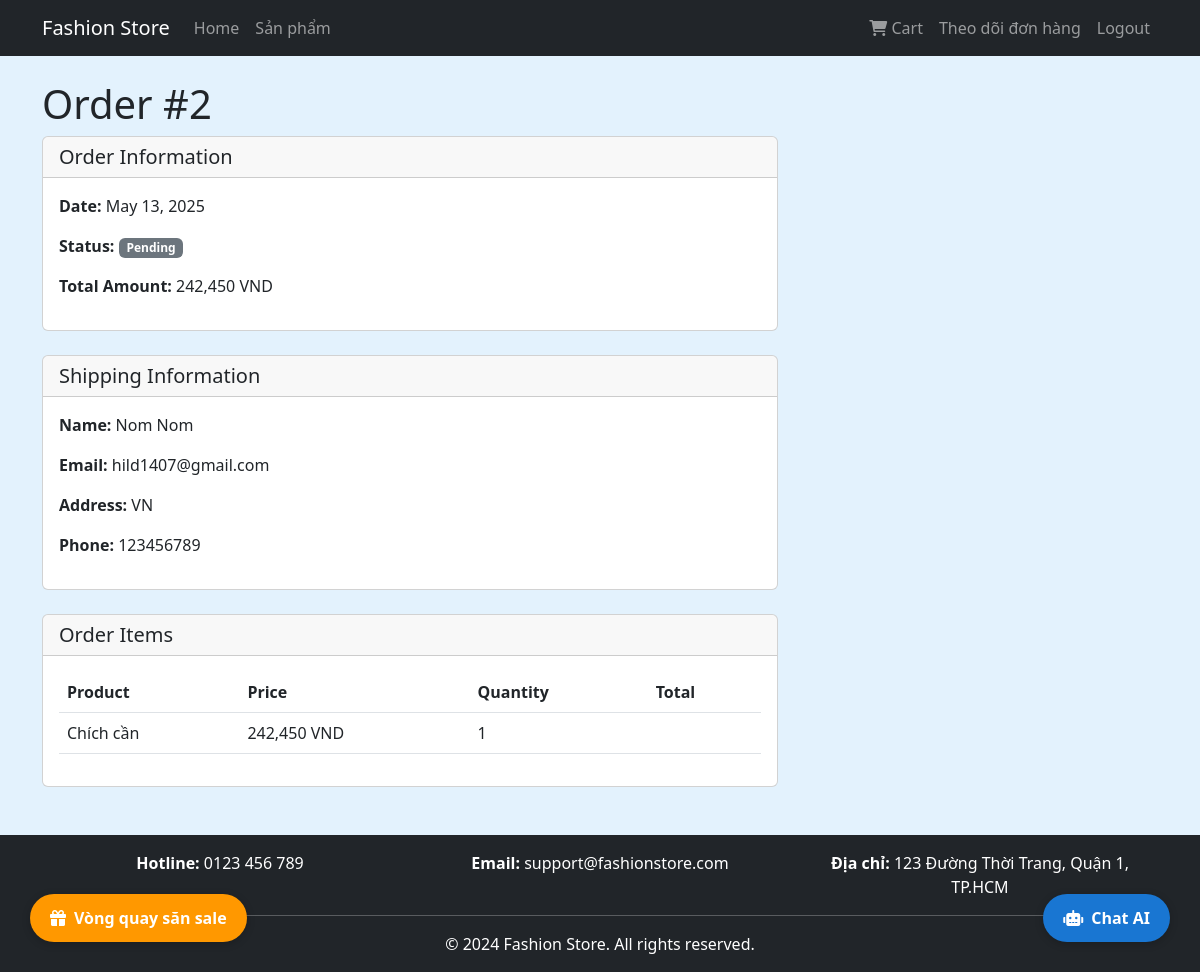
The page /order/2/ (signed in) on the database its author committed.
### store/models.py (models this page shows, shortened)
class Category(models.Model):
    name = models.CharField(max_length=100)
    slug = models.SlugField(unique=True)
    class Meta:
        verbose_name_plural = 'Categories'

class Order(models.Model):
    STATUS_CHOICES = (
        ('pending', 'Pending'),
        ('processing', 'Processing'),
        ('shipped', 'Shipped'),
        ('delivered', 'Delivered'),
    )
    user = models.ForeignKey(User, on_delete=models.CASCADE)
    full_name = models.CharField(max_length=100)
    email = models.EmailField()
    address = models.CharField(max_length=250)
    phone = models.CharField(max_length=20)
    created = models.DateTimeField(auto_now_add=True)
    updated = models.DateTimeField(auto_now=True)
    status = models.CharField(max_length=20, choices=STATUS_CHOICES, default='pending')
    total_amount = models.DecimalField(max_digits=10, decimal_places=2)
    class Meta:
        ordering = ('-created',)

class OrderItem(models.Model):
    order = models.ForeignKey(Order, on_delete=models.CASCADE, related_name='items')
    product = models.ForeignKey(Product, on_delete=models.CASCADE)
    price = models.DecimalField(max_digits=10, decimal_places=2)
    quantity = models.PositiveIntegerField(default=1)

class Product(models.Model):
    category = models.ForeignKey(Category, on_delete=models.CASCADE, related_name='products')
    name = models.CharField(max_length=200)
    slug = models.SlugField(unique=True)
    description = models.TextField()
    price = models.DecimalField(max_digits=10, decimal_places=2)
    discount_price = models.DecimalField(max_digits=10, decimal_places=2, null=True, blank=True)
    image = models.ImageField(upload_to='products/')
    stock = models.IntegerField()
    available = models.BooleanField(default=True)
    created = models.DateTimeField(auto_now_add=True)
    updated = models.DateTimeField(auto_now=True)
    class Meta:
        ordering = ('-created',)

### store/views.py (the view)
# urls.py: path('order/<int:order_id>/', views.order_detail, name='order_detail'),
@login_required
def order_detail(request, order_id):
    order = get_object_or_404(Order, id=order_id, user=request.user)
    context = {'order': order}
    context.update(get_discount_context(request))
    return render(request, 'store/order/detail.html', context)

### store/context_processors.py (called while the page is built)
def categories(request):
    return {'categories': Category.objects.all()}

def discount_info(request):
    discount_code = request.session.get('discount_code')
    valid_codes = {
        'SALE10': 10,
        'SALE20': 20,
        'SALE30': 30,
        'SALE50': 50,
    }
    discount_percent = valid_codes.get(discount_code, 0) if discount_code else 0
    return {'discount_code': discount_code, 'discount_percent': discount_percent}

### store/templatetags/store_extras.py (called while the page is built)
@register.filter
def currency(value):
    try:
        return f"{int(value):,} VND".replace(",", ",")
    except (ValueError, TypeError):
        return value

### store/views.py (called while the page is built)
def get_discount_context(request):
    discount_code = request.session.get('discount_code')
    valid_codes = {
        'SALE10': 10,
        'SALE20': 20,
        'SALE30': 30,
        'SALE50': 50,
    }
    discount_percent = valid_codes.get(discount_code, 0) if discount_code else 0
    return {'discount_code': discount_code, 'discount_percent': discount_percent}

### store/templates/store/order/detail.html (shortened to what this page needs)
{% extends "store/base.html" %}
{% load store_extras %}
{% block content %}
    <div class="row">
        <div class="col-md-8">
            <h1>Order #{{ order.id }}</h1>
            <div class="card mb-4">
                <div class="card-header">
                    <h5 class="mb-0">Order Information</h5>
                </div>
                <div class="card-body">
                    <p><strong>Date:</strong> {{ order.created|date:"F j, Y" }}</p>
                    <p><strong>Status:</strong>
                        <span class="badge {% if order.status == 'delivered' %}bg-success{% elif order.status == 'shipped' %}bg-info{% elif order.status == 'processing' %}bg-warning{% else %}bg-secondary{% endif %}">
                            {{ order.get_status_display }}
                        </span>
                    </p>
                    <p><strong>Total Amount:</strong> {{ order.total_amount|currency }}</p>
                </div>
            </div>
            <div class="card mb-4">
                <div class="card-header">
                    <h5 class="mb-0">Shipping Information</h5>
                </div>
                <div class="card-body">
                    <p><strong>Name:</strong> {{ order.full_name }}</p>
                    <p><strong>Email:</strong> {{ order.email }}</p>
                    <p><strong>Address:</strong> {{ order.address }}</p>
                    <p><strong>Phone:</strong> {{ order.phone }}</p>
                </div>
            </div>
            <div class="card">
                <div class="card-header">
                    <h5 class="mb-0">Order Items</h5>
                </div>
                <div class="card-body">
                    <div class="table-responsive">
                        <table class="table">
                            <thead>
                                <tr>
                                    <th>Product</th>
                                    <th>Price</th>
                                    <th>Quantity</th>
                                    <th>Total</th>
                                </tr>
                            </thead>
                            <tbody>
                                {% for item in order.items.all %}
                                <tr>
                                    <td>{{ item.product.name }}</td>
                                    <td>{{ item.price|currency }}</td>
                                    <td>{{ item.quantity }}</td>
                                    <td>{{ item.get_cost|currency }}</td>
                                </tr>
                                {% endfor %}
                            </tbody>
                        </table>
                    </div>
                </div>
            </div>
        </div>
    </div>
{% endblock %}

### store/templates/store/base.html (shortened to what this page needs)
<!DOCTYPE html>
<html lang="en">
<head>
    <link href="https://cdn.jsdelivr.net/npm/bootstrap@5.3.0/dist/css/bootstrap.min.css" rel="stylesheet">
    <link rel="stylesheet" href="https://cdnjs.cloudflare.com/ajax/libs/font-awesome/6.0.0/css/all.min.css">
</head>
<body class="{% block body_class %}{% endblock %}">
    <nav class="navbar navbar-expand-lg navbar-dark bg-dark">
        <div class="container">
            <a class="navbar-brand" href="{% url 'store:product_list' %}">Fashion Store</a>
            <div class="collapse navbar-collapse" id="navbarNav">
                <ul class="navbar-nav me-auto">
                    <li class="nav-item">
                        <a class="nav-link" href="{% url 'store:product_list' %}">Home</a>
                    </li>
                    {% for c in categories %}
                    <li class="nav-item">
                        <a class="nav-link" href="{% url 'store:product_list_by_category' c.slug %}">{{ c.name }}</a>
                    </li>
                    {% endfor %}
                </ul>
                <ul class="navbar-nav">
                    {% if user.is_authenticated %}
                    <li class="nav-item">
                        <a class="nav-link" href="{% url 'store:cart_detail' %}">
                            <i class="fas fa-shopping-cart"></i> Cart
                        </a>
                    </li>
                    <li class="nav-item">
                        <a class="nav-link" href="{% url 'store:order_history' %}">Theo dõi đơn hàng</a>
                    </li>
                    <li class="nav-item">
                        <a class="nav-link" href="{% url 'accounts:logout' %}">Logout</a>
                    </li>
                    {% endif %}
                </ul>
            </div>
        </div>
    </nav>
    <div class="container mt-4">
        {% block content %}
        {% endblock %}
    </div>
    <footer class="bg-dark text-white mt-5 py-3">
        <div class="container text-center">
            <div class="row">
                <div class="col-md-4 mb-2 mb-md-0">
                    <strong>Hotline:</strong> 0123 456 789
                </div>
                <div class="col-md-4 mb-2 mb-md-0">
                    <strong>Email:</strong> support@fashionstore.com
                </div>
                <div class="col-md-4">
                    <strong>Địa chỉ:</strong> 123 Đường Thời Trang, Quận 1, TP.HCM
                </div>
            </div>
            <hr class="bg-secondary my-3">
            <p class="mb-0">&copy; 2024 Fashion Store. All rights reserved.</p>
        </div>
    </footer>
    <a href="{% url 'store:spin_wheel' %}" class="spin-sale-btn" title="Vòng quay săn sale">
        <i class="fas fa-gift"></i> Vòng quay săn sale
    </a>
    <div id="ai-chat-btn" class="ai-chat-btn">
        <i class="fas fa-robot"></i> Chat AI
    </div>
</body>
</html>

### store/templates/store/base.html (style rules this page uses)
body { background: #e3f2fd !important; }
.spin-sale-btn { position: fixed; left: 30px; bottom: 30px; z-index: 9999; background: #ff9800; color: #fff; padding: 12px 20px; border-radius: 30px; font-weight: bold; box-shadow: 0 2px 8px rgba(0,0,0,0.2); text-decoration: none; transition: background 0.2s; display: flex; align-items: center; gap: 8px; }
.ai-chat-btn { position: fixed; right: 30px; bottom: 30px; z-index: 9999; background: #1976d2; color: #fff; padding: 12px 20px; border-radius: 30px; font-weight: bold; box-shadow: 0 2px 8px rgba(0,0,0,0.2); text-decoration: none; transition: background 0.2s; display: flex; align-items: center; gap: 8px; cursor: pointer; }

### rows shown on the page
Category: name "Sản phẩm"
Order: id "2", created "May 13, 2025", status "Pending", total_amount "242,450 VND", full_name "Nom Nom", email "hild1407@gmail.com", address "VN", phone "123456789"
OrderItem: product.name "Chích cần", price "242,450 VND", quantity "1"
